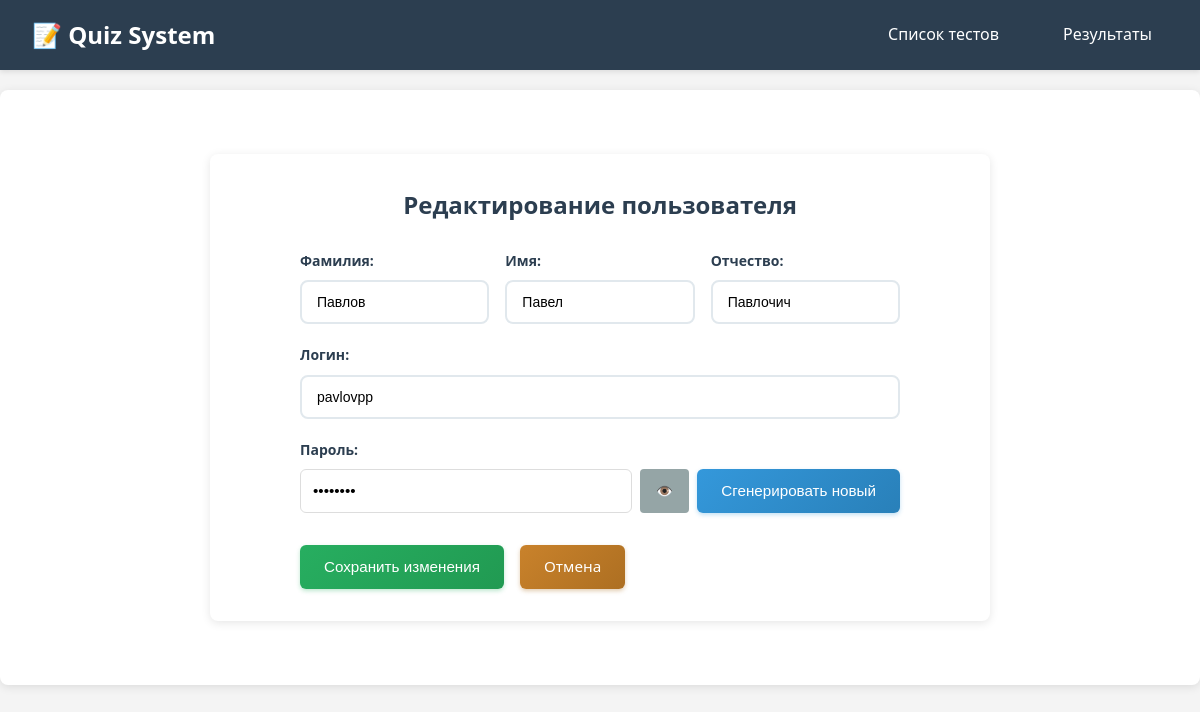
/v2/users/8/edit, run on the app's committed database.
### tables this page shows
CREATE TABLE users (
            id INTEGER PRIMARY KEY AUTOINCREMENT,
            user_type TEXT NOT NULL,
            last_name TEXT NOT NULL,
            first_name TEXT NOT NULL,
            middle_name TEXT,
            group_name TEXT,
            login TEXT UNIQUE NOT NULL,
            password TEXT NOT NULL,
            created_at TIMESTAMP DEFAULT CURRENT_TIMESTAMP
        );

### users.py (the view)
@app.get("/users/{user_id}/edit")
async def edit_user_form(request: Request, user_id: int):
    with get_db_connection() as conn:
        cursor = conn.cursor()
        cursor.execute("SELECT * FROM users WHERE id = ?", (user_id,))
        user = cursor.fetchone()
        if not user:
            raise HTTPException(status_code=404, detail="User not found")
    context = get_template_context(request)
    context.update({
        "request": request,
        "user": dict(user)
    })
    return templates.TemplateResponse("edit_user.html", context)

### templates/edit_user.html (shortened to what this page needs)
{% extends "base.html" %}
{% block content %}
<div class="container edit-user-container">
    <h2>Редактирование пользователя</h2>
    <form method="post" action="/v2/users/{{ user.id }}/update" class="edit-form">
        <div class="form-row">
            <div class="form-group">
                <label for="last_name">Фамилия:</label>
                <input type="text" id="last_name" name="last_name" value="{{ user.last_name }}" required class="form-input">
            </div>
            <div class="form-group">
                <label for="first_name">Имя:</label>
                <input type="text" id="first_name" name="first_name" value="{{ user.first_name }}" required class="form-input">
            </div>
            <div class="form-group">
                <label for="middle_name">Отчество:</label>
                <input type="text" id="middle_name" name="middle_name" value="{{ user.middle_name or '' }}" class="form-input">
            </div>
        </div>
        <div class="form-group">
            <label for="login">Логин:</label>
            <input type="text" id="login" name="login" value="{{ user.login }}" required class="form-input">
        </div>
        <div class="form-group">
            <label for="password">Пароль:</label>
            <div class="password-field">
                <input type="password" id="password" name="password" value="{{ user.password }}" required class="form-input">
                <button type="button" class="btn-password-toggle" onclick="togglePassword()">👁️</button>
                <button type="button" class="btn btn-primary" onclick="regeneratePassword({{ user.id }})">Сгенерировать новый</button>
            </div>
        </div>
        <div class="form-actions">
            <button type="submit" class="btn btn-save">Сохранить изменения</button>
            <a href="/v2/users" class="btn btn-cancel">Отмена</a>
        </div>
    </form>
</div>
{% endblock %}

### static/style.css (style rules this page uses)
* { margin: 0; padding: 0; box-sizing: border-box; }
body { font-family: 'Segoe UI', Tahoma, Geneva, Verdana, sans-serif; line-height: 1.6; color: #333; background-color: #f4f4f4; }
.container { background: white; padding: 2rem; border-radius: 8px; box-shadow: 0 2px 10px rgba(0,0,0,0.1); }
.btn { display: inline-flex; align-items: center; justify-content: center; padding: 0.75rem 1.5rem; border: none; border-radius: 6px; text-decoration: none; font-size: 0.95rem; font-weight: 500; cursor: pointer; transition: all 0.3s ease; text-align: center; min-height: 44px; line-height: 1; }
.btn-primary { background: linear-gradient(135deg, #3498db, #2980b9); color: white; box-shadow: 0 2px 4px rgba(52, 152, 219, 0.3); }
.btn-save { background: linear-gradient(135deg, #27ae60, #219a52); color: white; box-shadow: 0 2px 4px rgba(39, 174, 96, 0.3); }
.btn-cancel { background: linear-gradient(135deg, #c9822b, #ad6f22); color: white; box-shadow: 0 2px 4px rgba(173, 111, 34, 0.35); }
.registration-form, .edit-form { max-width: 600px; margin: 0 auto; }
.form-row { display: grid; grid-template-columns: 1fr 1fr 1fr; gap: 1rem; }
.form-group { margin-bottom: 1.5rem; }
label { display: block; margin-bottom: 0.5rem; font-weight: bold; color: #2c3e50; }
.form-input { width: 100%; padding: 0.75rem; border: 1px solid #ddd; border-radius: 6px; font-size: 0.95rem; background: white; transition: border-color 0.3s, box-shadow 0.3s; }
.password-field { position: relative; display: flex; gap: 0.5rem; align-items: stretch; }
.password-field .form-input { flex: 1; }
.btn-password-toggle { background: #95a5a6; color: white; border: none; border-radius: 4px; padding: 0 1rem; cursor: pointer; white-space: nowrap; }
.form-actions { display: flex; gap: 1rem; margin-top: 2rem; }

### templates/base.html (style rules this page uses)
* { box-sizing: border-box; margin: 0; padding: 0; }
body { font-family: 'Segoe UI', Arial, sans-serif; background: #f4f4f4; min-height: 100vh; }
.form-group { margin-bottom: 20px; }
label { display: block; margin-bottom: 8px; font-weight: 600; color: #2c3e50; font-size: 14px; }
input[type="text"] { width: 100%; padding: 12px 15px; border: 2px solid #e1e8ed; border-radius: 8px; font-size: 14px; transition: all 0.3s ease; }
button { background: #3498db; color: white; padding: 12px 24px; border: none; border-radius: 8px; cursor: pointer; font-size: 14px; font-weight: 600; transition: all 0.3s ease; display: inline-flex; align-items: center; gap: 8px; }
button[type="reset"], .btn-cancel { background: linear-gradient(135deg, #c9822b, #ad6f22) !important; color: #ffffff !important; box-shadow: 0 2px 4px rgba(173, 111, 34, 0.35) !important; }
h2 { color: #2c3e50; margin-bottom: 25px; text-align: center; }

### templates/edit_user.html (style rules this page uses)
.container.edit-user-container { max-width: 780px; margin: 2rem auto; }
.edit-form .btn.btn-cancel { background: linear-gradient(135deg, #c9822b, #ad6f22) !important; color: #ffffff !important; box-shadow: 0 2px 4px rgba(173, 111, 34, 0.35) !important; }
.edit-form .password-field .btn.btn-primary { background: linear-gradient(135deg, #3498db, #2980b9) !important; color: #ffffff !important; box-shadow: 0 2px 4px rgba(52, 152, 219, 0.3) !important; }

### data on the page
users: last_name "Павлов", first_name "Павел", middle_name "Павлочич", login "pavlovpp"
